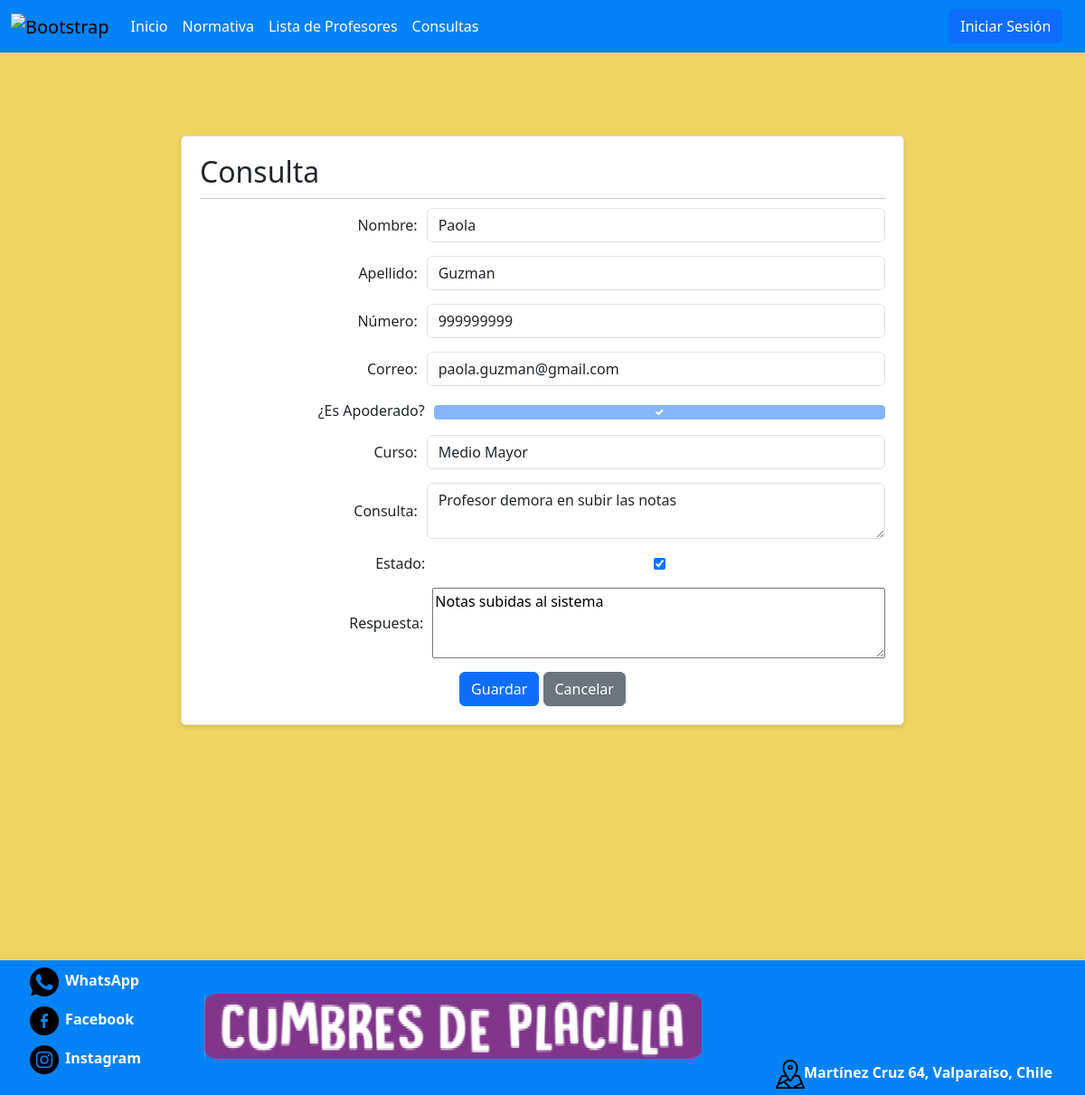
Page /SitioWeb/estadoConsulta/1 on the committed database.
### SitioWeb/models.py (models this page shows, shortened)
class Consulta(models.Model):
    id_consulta = models.AutoField(db_column='idConsulta', primary_key=True)
    nombre_c = models.CharField(max_length=20)
    apellido_c = models.CharField(max_length=20)
    numero_c = models.IntegerField()
    correo_c = models.EmailField(max_length=254)
    apoderado_c = models.BooleanField(default=False)
    curso = models.ForeignKey(Curso, on_delete=models.PROTECT, blank=True, null=True)
    consulta_c = models.TextField()
    estado_c = models.BooleanField(default=False)
    respuesta_c = models.TextField(blank=True, null=True)
    class Meta:
        db_table = 'SitioWeb_consulta'

class Curso(models.Model):
    nombreCurso = models.CharField(max_length=30)
    def __str__(self):
        return self.nombreCurso

### SitioWeb/views.py (the view)
# urls.py: path('estadoConsulta/<int:id>', estadoConsulta, name='estadoConsulta'),
def estadoConsulta(request, id):
    consulta = get_object_or_404(Consulta, id_consulta=id)
    if request.method == 'POST':
        estado_form = EstadoForm(request.POST, instance=consulta)
        if estado_form.is_valid():
            estado_form.save()
            return redirect('listarConsulta')
    else:
        estado_form = EstadoForm(instance=consulta)
    data = {
        'consulta': consulta,
        'estado_form': estado_form,
    }
    return render(request, 'paginas/estadoConsulta.html', data)

### SitioWeb/forms.py
class EstadoForm(forms.ModelForm):
    class Meta:
        model = Consulta
        fields = ['estado_c', 'respuesta_c']
        widgets = {
            'estado_c': forms.CheckboxInput(),
            'respuesta_c': forms.Textarea(attrs={'rows': 3}),
        }

### SitioWeb/templates/paginas/estadoConsulta.html (shortened to what this page needs)
{% load static %}
<!DOCTYPE html>
<html lang="en">
<head>
 <link href="https://cdn.jsdelivr.net/npm/bootstrap@5.3.3/dist/css/bootstrap.min.css" rel="stylesheet">
 <link type='text/css' href="{%static "css/style.css"%}" rel="stylesheet" />
</head>
<body>
  <nav class="navbar navbar-expand-lg navbar-custom">
    <div class="container-fluid nav-bar-custom">
      <a class="navbar-brand" href=""><img src='{%static "Imagenes/Logo.png"%}' alt="Bootstrap" width="90" height="72"></a>
      <div class="collapse navbar-collapse" id="navbarNavDropdown">
        <ul class="navbar-nav">
          <li class="nav-item">
            <a class="nav-link nav-item-custom" aria-current="page" href="{%url 'index'%}">Inicio</a>
          </li>
          <li class="nav-item">
            <a class="nav-link nav-item-custom" href='{%static "/PDF/normativaEjemplo.pdf"%}' target="_blank" rel="noopener noreferrer">Normativa</a>
          </li>
          <li class="nav-item" id="btnAdmin">
            <a class="nav-link nav-item-custom" href="{%url 'listarProfesor'%}" target="_blank" rel="noopener noreferrer">Lista de Profesores</a>
          </li>
          <li class="nav-item" id="btnConsultas">
            <a class="nav-link nav-item-custom" href="{%url 'listarConsulta'%}" target="_blank" rel="noopener noreferrer">Consultas</a>
          </li>
        </ul>
        <div class="right-item">
          <button type="button" class="btn btn-primary" data-bs-toggle="modal" data-bs-target="#exampleModal">Iniciar Sesión</button>
      </div>
      </div>
    </div>
  </nav>
    <main class="form-container">
      <br><br><br>
      <div class="card">
          <div class="card-body">
              <h2>Consulta</h2>
              <hr>
              <form method="post">
                  <div class="form-group">
                      <label for="nombre_c">Nombre:</label>
                      <input type="text" class="form-control" id="nombre_c" value="{{ consulta.nombre_c }}" readonly>
                  </div>
                  <div class="form-group">
                      <label for="apellido_c">Apellido:</label>
                      <input type="text" class="form-control" id="apellido_c" value="{{ consulta.apellido_c }}" readonly>
                  </div>
                  <div class="form-group">
                      <label for="numero_c">Número:</label>
                      <input type="text" class="form-control" id="numero_c" value="{{ consulta.numero_c }}" readonly>
                  </div>
                  <div class="form-group">
                      <label for="correo_c">Correo:</label>
                      <input type="email" class="form-control" id="correo_c" value="{{ consulta.correo_c }}" readonly>
                  </div>
                  <div class="form-group">
                      <label for="apoderado_c">¿Es Apoderado?</label>
                      <input type="checkbox" class="form-check-input" id="apoderado_c" {% if consulta.apoderado_c %}checked{% endif %} disabled>
                  </div>
                  <div class="form-group">
                      <label for="curso">Curso:</label>
                      {% if consulta.curso %}
                          <input type="text" class="form-control" id="curso" value="{{ consulta.curso }}" readonly>
                      {% else %}
                          <input type="text" class="form-control" id="curso" value="Ninguno" readonly>
                      {% endif %}
                  </div>
                  <div class="form-group">
                      <label for="consulta_c">Consulta:</label>
                      <textarea class="form-control" id="consulta_c" readonly>{{ consulta.consulta_c }}</textarea>
                  </div>
                  <div class="form-group">
                      <label for="estado">Estado:</label>
                      {{ estado_form.estado_c }}
                  </div>
                  <div class="form-group">
                      <label for="respuesta">Respuesta:</label>
                      {{ estado_form.respuesta_c }}
                  </div>
                  <div class="d-flex justify-content-center">
                      <button type="submit" class="btn btn-primary">Guardar</button>
                      <a href="{% url 'listarConsulta' %}" class="btn btn-secondary">Cancelar</a>
                  </div>
              </form>
          </div>
      </div>
  </main>
    <br><br><br><br><br><br><br><br><br><br>
    <footer>
      <div class="FooterIzquierda">
        <ul>
          <li class="ListaFooter d-flex align-items-center">
            <a href="https://api.whatsapp.com/send/?phone=56966967653&text=Hola%21+necesito+informaci%C3%B3n+sobre+este+Colegio&type=phone_number&app_absent=0" target="_blank" rel="noopener noreferrer">
              <img src='{%static "Imagenes/whatsapp.png"%}' class="IconFooter mr-2">
            </a>
            <a  href="https://api.whatsapp.com/send/?phone=56966967653&text=Hola%21+necesito+informaci%C3%B3n+sobre+este+Colegio&type=phone_number&app_absent=0"  target="_blank" rel="noopener noreferrer" class="TxtIcono">WhatsApp</a>
          </li>
          <li class="ListaFooter d-flex align-items-center">
            <a href="https://www.facebook.com/escueladelenguajecumbresdeplacillavalparaiso/"  target="_blank" rel="noopener noreferrer" class="IconoFooter">
              <img src='{%static "Imagenes/facebook.png"%}' class="IconFooter mr-2">
            </a>
            <a  href="https://www.facebook.com/escueladelenguajecumbresdeplacillavalparaiso/"  target="_blank" rel="noopener noreferrer" class="TxtIcono">Facebook</a>
          </li>
          <li class="ListaFooter d-flex align-items-center">
            <a href="https://www.instagram.com/cumbresdeplacillavalparaiso/"  target="_blank" rel="noopener noreferrer">
              <img src='{%static "Imagenes/instagram.png"%}' alt="Instagram" class="IconFooter mr-2">
            </a>
            <a  href="https://www.instagram.com/cumbresdeplacillavalparaiso/"  target="_blank" rel="noopener noreferrer" class="TxtIcono">Instagram</a>
          </li>
        </ul>
      </div>
          <div ID="FooterCentro">
            <img src='{%static "Imagenes/letras-del-logo-logo.png"%}'>
          </div>
          <div ID="FooterDerecha" class="d-flex align-items-center">
            <a href="https://maps.app.goo.gl/qd44qkzyeYCdrR2x8" target="_blank" rel="noopener noreferrer">
              <img src='{%static "Imagenes/GoogleMaps.png"%}' alt="GoogleMaps" class="IconFooter mr-2">
            </a>
            <a href="https://maps.app.goo.gl/qd44qkzyeYCdrR2x8" target="_blank" rel="noopener noreferrer" ID="TxtIconoD">Martínez Cruz 64, Valparaíso, Chile</a>
          </div>
      </footer>
</body>
</html>

### ProyectoCumbres/static/CSS/style.css (style rules this page uses)
body { background-color: #f0d260;display: flex; flex-direction: column; min-height: 100vh; }
.navbar-custom { background-color: #0182f6; }
.nav-item-custom { color: white; }
.nav-bar-custom { background-color: #0182f6; }
.IconFooter { width: 32px; height: 32px; margin-top: 25%; margin-left: 2%; margin-right: 2%; align-self: center; margin-bottom: 10%; }
footer { width: 100%; display: flex; justify-content: space-between; padding-bottom: .3%; color: #333333; font-weight: bold; background-color: #0182f6; }
.right-item { margin-left: auto; margin-right: 1.2%; }
.FooterIzquierda { align-self: flex-start; }
#FooterDerecha { align-self: flex-end; margin-left: .2%; margin-right: 3%; text-align: left; }
#FooterCentro { align-self: center; margin-left: .2%; margin-right: .2%; }
ul { list-style: none; }
.TxtIcono { margin-left: 7%; color: white; text-decoration: none; }
#TxtIconoD { color: white; text-decoration: none; }
.form-group { display: flex; justify-content: space-between; align-items: center; margin-bottom: 15px; }
.form-group label { flex: 1; text-align: right; margin-right: 10px; }
.form-group input, .form-group textarea { flex: 2; }
.card { border: 1px solid #ddd; border-radius: 5px; box-shadow: 0 2px 4px rgba(0, 0, 0, 0.1); margin: 20px auto; max-width: 800px; overflow: hidden; }
.card-body { padding: 20px; }
.card-body h2 { margin-top: 0; margin-bottom: 10px; }
.card-body hr { margin: 10px 0; }

### rows in the picture
Consulta: nombre_c "Paola", apellido_c "Guzman", numero_c "999999999", correo_c "paola.guzman@gmail.com", apoderado_c "☑", curso "Medio Mayor", consulta_c "Profesor demora en subir las notas", estado_c "☑", respuesta_c "Notas subidas al sistema"
